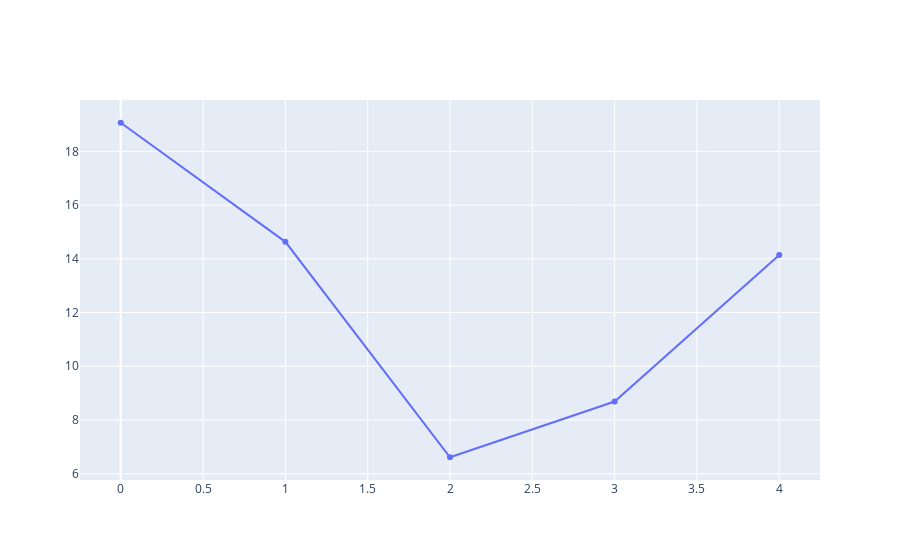

Notebook code cell kept with this figure:
### Code cell
fig = go.Figure(
    data=[go.Scatter(y=weather["Temperature AVG"].head())])


fig.show()

### Figure 1 — Plotly figure (JSON) as saved in the notebook; plotly's stock layout.template omitted (floating-point values rounded to 4 significant figures)
{"data": [{"type": "scatter", "y": [19.06, 14.63, 6.614, 8.687, 14.14]}], "layout": {"autosize": true, "xaxis": {"autorange": true, "range": [-0.2637, 4.264]}, "yaxis": {"autorange": true, "range": [5.702, 19.97], "type": "linear"}}}
